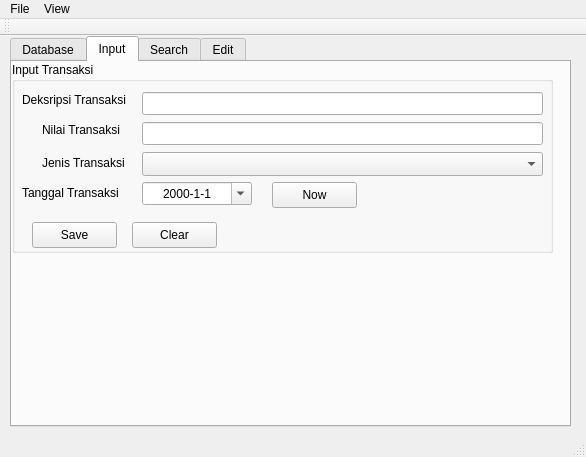
<?xml version="1.0" encoding="UTF-8"?>
<ui version="4.0">
 <class>test1</class>
 <widget class="QMainWindow" name="test1">
  <property name="geometry">
   <rect>
    <x>0</x>
    <y>0</y>
    <width>586</width>
    <height>457</height>
   </rect>
  </property>
  <property name="sizePolicy">
   <sizepolicy hsizetype="Preferred" vsizetype="Preferred">
    <horstretch>0</horstretch>
    <verstretch>0</verstretch>
   </sizepolicy>
  </property>
  <property name="windowTitle">
   <string>Database Example</string>
  </property>
  <widget class="QWidget" name="centralWidget">
   <widget class="QTabWidget" name="tabMain">
    <property name="enabled">
     <bool>true</bool>
    </property>
    <property name="geometry">
     <rect>
      <x>10</x>
      <y>0</y>
      <width>561</width>
      <height>391</height>
     </rect>
    </property>
    <property name="currentIndex">
     <number>1</number>
    </property>
    <widget class="QWidget" name="tabDatabase">
     <attribute name="title">
      <string>Database</string>
     </attribute>
     <widget class="QGroupBox" name="grpDatabase">
      <property name="geometry">
       <rect>
        <x>0</x>
        <y>60</y>
        <width>311</width>
        <height>111</height>
       </rect>
      </property>
      <property name="title">
       <string>Manage Databases</string>
      </property>
      <widget class="QLineEdit" name="txtDbNew">
       <property name="enabled">
        <bool>true</bool>
       </property>
       <property name="geometry">
        <rect>
         <x>100</x>
         <y>30</y>
         <width>113</width>
         <height>23</height>
        </rect>
       </property>
      </widget>
      <widget class="QPushButton" name="btnDbNew">
       <property name="enabled">
        <bool>true</bool>
       </property>
       <property name="geometry">
        <rect>
         <x>230</x>
         <y>30</y>
         <width>61</width>
         <height>26</height>
        </rect>
       </property>
       <property name="text">
        <string>Create</string>
       </property>
      </widget>
      <widget class="QComboBox" name="cmbDbDelete">
       <property name="enabled">
        <bool>true</bool>
       </property>
       <property name="geometry">
        <rect>
         <x>100</x>
         <y>70</y>
         <width>111</width>
         <height>24</height>
        </rect>
       </property>
      </widget>
      <widget class="QPushButton" name="btnDbDelete">
       <property name="enabled">
        <bool>true</bool>
       </property>
       <property name="geometry">
        <rect>
         <x>230</x>
         <y>70</y>
         <width>61</width>
         <height>26</height>
        </rect>
       </property>
       <property name="text">
        <string>Delete</string>
       </property>
      </widget>
      <widget class="QLabel" name="label_11">
       <property name="geometry">
        <rect>
         <x>10</x>
         <y>30</y>
         <width>81</width>
         <height>21</height>
        </rect>
       </property>
       <property name="text">
        <string>Create Data</string>
       </property>
      </widget>
      <widget class="QLabel" name="label_12">
       <property name="geometry">
        <rect>
         <x>10</x>
         <y>70</y>
         <width>81</width>
         <height>21</height>
        </rect>
       </property>
       <property name="text">
        <string>Delete Data</string>
       </property>
      </widget>
     </widget>
     <widget class="QGroupBox" name="grpExportImport">
      <property name="geometry">
       <rect>
        <x>0</x>
        <y>180</y>
        <width>311</width>
        <height>101</height>
       </rect>
      </property>
      <property name="title">
       <string>Export/Import Data</string>
      </property>
      <widget class="QComboBox" name="cmbDbExport">
       <property name="enabled">
        <bool>true</bool>
       </property>
       <property name="geometry">
        <rect>
         <x>100</x>
         <y>20</y>
         <width>111</width>
         <height>24</height>
        </rect>
       </property>
      </widget>
      <widget class="QLabel" name="label_5">
       <property name="geometry">
        <rect>
         <x>10</x>
         <y>20</y>
         <width>91</width>
         <height>21</height>
        </rect>
       </property>
       <property name="text">
        <string>Data to Export</string>
       </property>
      </widget>
      <widget class="QPushButton" name="btnDbExport">
       <property name="enabled">
        <bool>true</bool>
       </property>
       <property name="geometry">
        <rect>
         <x>220</x>
         <y>20</y>
         <width>61</width>
         <height>26</height>
        </rect>
       </property>
       <property name="text">
        <string>Export</string>
       </property>
      </widget>
      <widget class="QPushButton" name="btnDbImport">
       <property name="enabled">
        <bool>true</bool>
       </property>
       <property name="geometry">
        <rect>
         <x>220</x>
         <y>70</y>
         <width>61</width>
         <height>26</height>
        </rect>
       </property>
       <property name="text">
        <string>Import</string>
       </property>
      </widget>
      <widget class="QComboBox" name="cmbDbImport">
       <property name="enabled">
        <bool>true</bool>
       </property>
       <property name="geometry">
        <rect>
         <x>100</x>
         <y>70</y>
         <width>111</width>
         <height>24</height>
        </rect>
       </property>
      </widget>
      <widget class="QLabel" name="label_6">
       <property name="geometry">
        <rect>
         <x>10</x>
         <y>70</y>
         <width>81</width>
         <height>21</height>
        </rect>
       </property>
       <property name="text">
        <string>Import to Data</string>
       </property>
      </widget>
     </widget>
     <widget class="QGroupBox" name="grpDbSelect">
      <property name="geometry">
       <rect>
        <x>0</x>
        <y>0</y>
        <width>191</width>
        <height>71</height>
       </rect>
      </property>
      <property name="title">
       <string>Select Data </string>
      </property>
      <widget class="QPushButton" name="btnDbExisting">
       <property name="enabled">
        <bool>true</bool>
       </property>
       <property name="geometry">
        <rect>
         <x>120</x>
         <y>20</y>
         <width>61</width>
         <height>26</height>
        </rect>
       </property>
       <property name="text">
        <string>Use</string>
       </property>
      </widget>
      <widget class="QComboBox" name="cmbDbExisting">
       <property name="enabled">
        <bool>true</bool>
       </property>
       <property name="geometry">
        <rect>
         <x>0</x>
         <y>20</y>
         <width>111</width>
         <height>24</height>
        </rect>
       </property>
      </widget>
     </widget>
    </widget>
    <widget class="QWidget" name="tabInput">
     <attribute name="title">
      <string>Input</string>
     </attribute>
     <widget class="QGroupBox" name="grpInput">
      <property name="geometry">
       <rect>
        <x>0</x>
        <y>0</y>
        <width>541</width>
        <height>191</height>
       </rect>
      </property>
      <property name="title">
       <string>Input Transaksi</string>
      </property>
      <widget class="QLabel" name="label">
       <property name="geometry">
        <rect>
         <x>10</x>
         <y>30</y>
         <width>121</width>
         <height>16</height>
        </rect>
       </property>
       <property name="text">
        <string>Deksripsi Transaksi</string>
       </property>
      </widget>
      <widget class="QLineEdit" name="txtTrsDeskrip">
       <property name="geometry">
        <rect>
         <x>130</x>
         <y>30</y>
         <width>401</width>
         <height>23</height>
        </rect>
       </property>
       <property name="maxLength">
        <number>32</number>
       </property>
      </widget>
      <widget class="QComboBox" name="cmbTrsJenis">
       <property name="geometry">
        <rect>
         <x>130</x>
         <y>90</y>
         <width>401</width>
         <height>24</height>
        </rect>
       </property>
      </widget>
      <widget class="QLabel" name="label_2">
       <property name="geometry">
        <rect>
         <x>30</x>
         <y>90</y>
         <width>101</width>
         <height>21</height>
        </rect>
       </property>
       <property name="text">
        <string>Jenis Transaksi</string>
       </property>
      </widget>
      <widget class="QLabel" name="label_3">
       <property name="geometry">
        <rect>
         <x>30</x>
         <y>60</y>
         <width>121</width>
         <height>16</height>
        </rect>
       </property>
       <property name="text">
        <string>Nilai Transaksi</string>
       </property>
      </widget>
      <widget class="QLineEdit" name="txtTrsNilai">
       <property name="geometry">
        <rect>
         <x>130</x>
         <y>60</y>
         <width>401</width>
         <height>23</height>
        </rect>
       </property>
       <property name="inputMethodHints">
        <set>Qt::ImhDigitsOnly|Qt::ImhFormattedNumbersOnly|Qt::ImhPreferNumbers</set>
       </property>
       <property name="text">
        <string/>
       </property>
       <property name="maxLength">
        <number>32</number>
       </property>
      </widget>
      <widget class="QDateEdit" name="dateTrsTanggal">
       <property name="geometry">
        <rect>
         <x>130</x>
         <y>120</y>
         <width>110</width>
         <height>23</height>
        </rect>
       </property>
       <property name="alignment">
        <set>Qt::AlignCenter</set>
       </property>
       <property name="readOnly">
        <bool>false</bool>
       </property>
       <property name="showGroupSeparator" stdset="0">
        <bool>false</bool>
       </property>
       <property name="displayFormat">
        <string>yyyy-M-d</string>
       </property>
       <property name="calendarPopup">
        <bool>true</bool>
       </property>
      </widget>
      <widget class="QLabel" name="label_4">
       <property name="geometry">
        <rect>
         <x>10</x>
         <y>120</y>
         <width>101</width>
         <height>21</height>
        </rect>
       </property>
       <property name="text">
        <string>Tanggal Transaksi</string>
       </property>
      </widget>
      <widget class="QPushButton" name="btnTrsSave">
       <property name="geometry">
        <rect>
         <x>20</x>
         <y>160</y>
         <width>85</width>
         <height>26</height>
        </rect>
       </property>
       <property name="text">
        <string>Save</string>
       </property>
      </widget>
      <widget class="QPushButton" name="btnTrsClear">
       <property name="geometry">
        <rect>
         <x>120</x>
         <y>160</y>
         <width>85</width>
         <height>26</height>
        </rect>
       </property>
       <property name="text">
        <string>Clear</string>
       </property>
      </widget>
      <widget class="QPushButton" name="btnTrsNow">
       <property name="geometry">
        <rect>
         <x>260</x>
         <y>120</y>
         <width>85</width>
         <height>26</height>
        </rect>
       </property>
       <property name="text">
        <string>Now</string>
       </property>
      </widget>
     </widget>
    </widget>
    <widget class="QWidget" name="tabSearch">
     <attribute name="title">
      <string>Search</string>
     </attribute>
     <widget class="QGroupBox" name="grpCari">
      <property name="geometry">
       <rect>
        <x>0</x>
        <y>0</y>
        <width>541</width>
        <height>191</height>
       </rect>
      </property>
      <property name="title">
       <string>Cari Data</string>
      </property>
      <widget class="QLineEdit" name="txtCariDeskrip">
       <property name="geometry">
        <rect>
         <x>130</x>
         <y>30</y>
         <width>371</width>
         <height>23</height>
        </rect>
       </property>
       <property name="maxLength">
        <number>32</number>
       </property>
      </widget>
      <widget class="QComboBox" name="cmbCariJenis">
       <property name="enabled">
        <bool>false</bool>
       </property>
       <property name="geometry">
        <rect>
         <x>130</x>
         <y>90</y>
         <width>371</width>
         <height>24</height>
        </rect>
       </property>
      </widget>
      <widget class="QLineEdit" name="txtCariNilai">
       <property name="enabled">
        <bool>false</bool>
       </property>
       <property name="geometry">
        <rect>
         <x>130</x>
         <y>60</y>
         <width>371</width>
         <height>23</height>
        </rect>
       </property>
       <property name="inputMethodHints">
        <set>Qt::ImhDigitsOnly|Qt::ImhFormattedNumbersOnly|Qt::ImhPreferNumbers</set>
       </property>
       <property name="text">
        <string/>
       </property>
       <property name="maxLength">
        <number>32</number>
       </property>
      </widget>
      <widget class="QDateEdit" name="dateCariTanggal">
       <property name="enabled">
        <bool>false</bool>
       </property>
       <property name="geometry">
        <rect>
         <x>130</x>
         <y>120</y>
         <width>110</width>
         <height>23</height>
        </rect>
       </property>
       <property name="alignment">
        <set>Qt::AlignCenter</set>
       </property>
       <property name="readOnly">
        <bool>false</bool>
       </property>
       <property name="showGroupSeparator" stdset="0">
        <bool>false</bool>
       </property>
       <property name="displayFormat">
        <string>yyyy-M-d</string>
       </property>
       <property name="calendarPopup">
        <bool>true</bool>
       </property>
      </widget>
      <widget class="QPushButton" name="btnCari">
       <property name="geometry">
        <rect>
         <x>20</x>
         <y>160</y>
         <width>85</width>
         <height>26</height>
        </rect>
       </property>
       <property name="text">
        <string>Search</string>
       </property>
      </widget>
      <widget class="QPushButton" name="btnCariClear">
       <property name="geometry">
        <rect>
         <x>120</x>
         <y>160</y>
         <width>85</width>
         <height>26</height>
        </rect>
       </property>
       <property name="text">
        <string>Clear</string>
       </property>
      </widget>
      <widget class="QPushButton" name="btnCariNow">
       <property name="geometry">
        <rect>
         <x>260</x>
         <y>120</y>
         <width>85</width>
         <height>26</height>
        </rect>
       </property>
       <property name="text">
        <string>Now</string>
       </property>
      </widget>
      <widget class="QRadioButton" name="rbtCariDeskrip">
       <property name="geometry">
        <rect>
         <x>10</x>
         <y>30</y>
         <width>97</width>
         <height>20</height>
        </rect>
       </property>
       <property name="text">
        <string>Deskripsi</string>
       </property>
       <property name="checked">
        <bool>true</bool>
       </property>
      </widget>
      <widget class="QRadioButton" name="rbtCariNilai">
       <property name="geometry">
        <rect>
         <x>10</x>
         <y>60</y>
         <width>97</width>
         <height>20</height>
        </rect>
       </property>
       <property name="text">
        <string>Nilai</string>
       </property>
      </widget>
      <widget class="QRadioButton" name="rbtCariJenis">
       <property name="geometry">
        <rect>
         <x>10</x>
         <y>90</y>
         <width>97</width>
         <height>20</height>
        </rect>
       </property>
       <property name="text">
        <string>Jenis</string>
       </property>
      </widget>
      <widget class="QRadioButton" name="rbtCariTanggal">
       <property name="geometry">
        <rect>
         <x>10</x>
         <y>120</y>
         <width>97</width>
         <height>20</height>
        </rect>
       </property>
       <property name="text">
        <string>Tanggal</string>
       </property>
      </widget>
     </widget>
    </widget>
    <widget class="QWidget" name="tabEdit">
     <attribute name="title">
      <string>Edit</string>
     </attribute>
     <widget class="QGroupBox" name="grpEdit">
      <property name="geometry">
       <rect>
        <x>0</x>
        <y>0</y>
        <width>541</width>
        <height>231</height>
       </rect>
      </property>
      <property name="title">
       <string>EditTransaksi</string>
      </property>
      <widget class="QLabel" name="label_7">
       <property name="geometry">
        <rect>
         <x>10</x>
         <y>70</y>
         <width>121</width>
         <height>16</height>
        </rect>
       </property>
       <property name="text">
        <string>Deksripsi Transaksi</string>
       </property>
      </widget>
      <widget class="QLineEdit" name="txtEditDeskrip">
       <property name="geometry">
        <rect>
         <x>130</x>
         <y>70</y>
         <width>401</width>
         <height>23</height>
        </rect>
       </property>
       <property name="maxLength">
        <number>32</number>
       </property>
      </widget>
      <widget class="QComboBox" name="cmbEditJenis">
       <property name="geometry">
        <rect>
         <x>130</x>
         <y>130</y>
         <width>401</width>
         <height>24</height>
        </rect>
       </property>
      </widget>
      <widget class="QLabel" name="label_8">
       <property name="geometry">
        <rect>
         <x>30</x>
         <y>130</y>
         <width>101</width>
         <height>21</height>
        </rect>
       </property>
       <property name="text">
        <string>Jenis Transaksi</string>
       </property>
      </widget>
      <widget class="QLabel" name="label_9">
       <property name="geometry">
        <rect>
         <x>30</x>
         <y>100</y>
         <width>121</width>
         <height>16</height>
        </rect>
       </property>
       <property name="text">
        <string>Nilai Transaksi</string>
       </property>
      </widget>
      <widget class="QLineEdit" name="txtEditNilai">
       <property name="geometry">
        <rect>
         <x>130</x>
         <y>100</y>
         <width>401</width>
         <height>23</height>
        </rect>
       </property>
       <property name="inputMethodHints">
        <set>Qt::ImhDigitsOnly|Qt::ImhFormattedNumbersOnly|Qt::ImhPreferNumbers</set>
       </property>
       <property name="text">
        <string/>
       </property>
       <property name="maxLength">
        <number>32</number>
       </property>
      </widget>
      <widget class="QDateEdit" name="dateEditTanggal">
       <property name="geometry">
        <rect>
         <x>130</x>
         <y>160</y>
         <width>110</width>
         <height>23</height>
        </rect>
       </property>
       <property name="alignment">
        <set>Qt::AlignCenter</set>
       </property>
       <property name="readOnly">
        <bool>false</bool>
       </property>
       <property name="showGroupSeparator" stdset="0">
        <bool>false</bool>
       </property>
       <property name="displayFormat">
        <string>yyyy-M-d</string>
       </property>
       <property name="calendarPopup">
        <bool>true</bool>
       </property>
      </widget>
      <widget class="QLabel" name="label_10">
       <property name="geometry">
        <rect>
         <x>10</x>
         <y>160</y>
         <width>101</width>
         <height>21</height>
        </rect>
       </property>
       <property name="text">
        <string>Tanggal Transaksi</string>
       </property>
      </widget>
      <widget class="QPushButton" name="btnEditChange">
       <property name="geometry">
        <rect>
         <x>20</x>
         <y>200</y>
         <width>85</width>
         <height>26</height>
        </rect>
       </property>
       <property name="text">
        <string>Change</string>
       </property>
      </widget>
      <widget class="QPushButton" name="btnEditClear">
       <property name="geometry">
        <rect>
         <x>220</x>
         <y>200</y>
         <width>85</width>
         <height>26</height>
        </rect>
       </property>
       <property name="text">
        <string>Clear</string>
       </property>
      </widget>
      <widget class="QPushButton" name="btnEditNow">
       <property name="geometry">
        <rect>
         <x>260</x>
         <y>160</y>
         <width>85</width>
         <height>26</height>
        </rect>
       </property>
       <property name="text">
        <string>Now</string>
       </property>
      </widget>
      <widget class="QLabel" name="label_13">
       <property name="geometry">
        <rect>
         <x>70</x>
         <y>20</y>
         <width>51</width>
         <height>16</height>
        </rect>
       </property>
       <property name="text">
        <string>Data ID</string>
       </property>
      </widget>
      <widget class="QLineEdit" name="txtEditID">
       <property name="geometry">
        <rect>
         <x>130</x>
         <y>20</y>
         <width>181</width>
         <height>23</height>
        </rect>
       </property>
       <property name="maxLength">
        <number>32</number>
       </property>
      </widget>
      <widget class="QPushButton" name="btnEditSelect">
       <property name="geometry">
        <rect>
         <x>320</x>
         <y>20</y>
         <width>85</width>
         <height>26</height>
        </rect>
       </property>
       <property name="text">
        <string>Select</string>
       </property>
      </widget>
      <widget class="QPushButton" name="btnEditDelete">
       <property name="geometry">
        <rect>
         <x>120</x>
         <y>200</y>
         <width>85</width>
         <height>26</height>
        </rect>
       </property>
       <property name="text">
        <string>Delete</string>
       </property>
      </widget>
     </widget>
    </widget>
   </widget>
   <widget class="QPlainTextEdit" name="txtSqlOutput">
    <property name="geometry">
     <rect>
      <x>350</x>
      <y>30</y>
      <width>221</width>
      <height>351</height>
     </rect>
    </property>
    <property name="plainText">
     <string/>
    </property>
   </widget>
   <zorder>txtSqlOutput</zorder>
   <zorder>tabMain</zorder>
  </widget>
  <widget class="QToolBar" name="mainToolBar">
   <attribute name="toolBarArea">
    <enum>TopToolBarArea</enum>
   </attribute>
   <attribute name="toolBarBreak">
    <bool>false</bool>
   </attribute>
  </widget>
  <widget class="QStatusBar" name="statusBar"/>
  <widget class="QMenuBar" name="menuBar">
   <property name="geometry">
    <rect>
     <x>0</x>
     <y>0</y>
     <width>586</width>
     <height>19</height>
    </rect>
   </property>
   <widget class="QMenu" name="menuFile">
    <property name="title">
     <string>File</string>
    </property>
    <addaction name="separator"/>
    <addaction name="actionExit"/>
    <addaction name="actionAboutQt"/>
    <addaction name="actionAbout"/>
   </widget>
   <widget class="QMenu" name="menuView">
    <property name="title">
     <string>View</string>
    </property>
    <addaction name="actionMain_Data_as_Table"/>
    <addaction name="actionMain_Data_as_PDF"/>
    <addaction name="separator"/>
   </widget>
   <addaction name="menuFile"/>
   <addaction name="menuView"/>
  </widget>
  <action name="actionExit">
   <property name="text">
    <string>Exit</string>
   </property>
  </action>
  <action name="actionAbout">
   <property name="text">
    <string>About</string>
   </property>
  </action>
  <action name="actionAboutQt">
   <property name="text">
    <string>AboutQt</string>
   </property>
  </action>
  <action name="actionMain_Data_as_Table">
   <property name="text">
    <string>Main Data as Table</string>
   </property>
  </action>
  <action name="actionMain_Data_as_PDF">
   <property name="text">
    <string>Main Data as PDF</string>
   </property>
  </action>
 </widget>
 <layoutdefault spacing="6" margin="11"/>
 <resources/>
 <connections/>
</ui>
